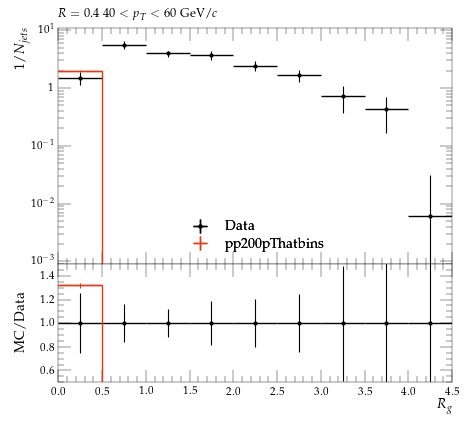

Write Python code to recreate this figure.
#! /usr/bin/env python3

# This Python script was auto-generated using YODA v2.1.0.
# Analysis object: /STAR_2020_I1783875/d13-x01-y01
# Timestamp: 08-10-2025 (02:59:01)

import matplotlib as mpl
import matplotlib.pyplot as plt
mpl.use('Agg') # comment out for interactive use
import os
import numpy as np
from numpy import nan, inf

plotDir = os.path.split(os.path.realpath(__file__))[0]
if 'YODA_USER_PLOT_PATH' in globals():
    plot_outdir = globals()['YODA_USER_PLOT_PATH']
else:
    plot_outdir = plotDir

#plot style
plt.style.use(os.path.join(plotDir, '../default.mplstyle'))
# plot metadata
figW, figH = plt.rcParams['figure.figsize']
ax_xLabel = r'$R_{g}$'
ax_yLabel = r'$1/N_{jets}$'
ax_title  = r'$R=0.4 ~ 40 < p_{T} < 60$ GeV/$c$'
ax_xScale = 'linear'
ax_yScale = 'log'
xLims = (0.0, 4.5)
yLims = (0.0009000000000000001, 11.0)

# TeX-friendly labels for the legend
labels = {
    'legend' : ([ r"Data", r"pp200pThatbins" ], r""),
}

# Adjust canvas width and height
canvasW = 10.0
canvasH = 9.0
figW *= canvasW/10.
figH *= canvasH/9.

# Create figure and axis objects
fig, (ax, ratio0_ax) = plt.subplots(2, 1, sharex=True,
                  figsize=(figW,figH), gridspec_kw={'height_ratios': (6.0, 3.0)})

# Set figure margins
plt.subplots_adjust(
    left   = 1.0 * plt.rcParams['figure.subplot.left'],
    right  = 1.0 * plt.rcParams['figure.subplot.right'],
    top    = 1.0 * plt.rcParams['figure.subplot.top'],
    bottom = 1.0 * plt.rcParams['figure.subplot.bottom'])

ratio0_ax.yaxis.set_major_locator(mpl.ticker.MultipleLocator(0.2))
ratio0_ax.set_ylim(0.5, 1.4999)
ratio0_ax.set_ylabel('MC/Data')

# the numerical data is stored in a separate file
dataf = dict()
prefix = os.path.split(__file__)[0]
if prefix:    prefix = prefix + '/'
exec(open(prefix+'d13-x01-y01__data.py').read(), dataf)


legend_handles = dict() # keep track of handles for the legend

# style options for curves
# starts at zorder>=5 to draw curve on top of legend
styles = {
  'Data': {
    'color' : 'black',
    'linestyle' : '-',
    'linewidth' : 1,
    'marker' : 'o',
    'markersize' : 2,
    'capsize' : 0.0,
    'zorder' : 5,
    'histstyle' : 0,
    'drawstyle' : 'steps-pre',
    'xerrorbars' : 1,
    'yerrorbars' : 1,
    'fillcolor' : None,
    'fillopacity' : 1.0,
    'ratio0_linestyle' : '-',
    'ratio0_linewidth' : 1,
    'ratio0_marker' : 'o',
    'ratio0_markersize' : 2,
    'ratio0_capsize' : 0.0,
    'ratio0_zorder' : 5,
    'ratio0_histstyle' : 0,
    'ratio0_drawstyle' : 'steps-pre',
    'ratio0_xerrorbars' : 1,
    'ratio0_yerrorbars' : 1,
  },
  'pp200pThatbins.yoda': {
    'color' : '#EE3311',
    'linestyle' : '-',
    'linewidth' : 1,
    'marker' : 'none',
    'markersize' : 2,
    'capsize' : 0.0,
    'zorder' : 6,
    'histstyle' : 1,
    'drawstyle' : 'steps-pre',
    'xerrorbars' : 1,
    'yerrorbars' : 1,
    'fillcolor' : None,
    'fillopacity' : 1.0,
    'ratio0_linestyle' : '-',
    'ratio0_linewidth' : 1,
    'ratio0_marker' : 'none',
    'ratio0_markersize' : 2,
    'ratio0_capsize' : 0.0,
    'ratio0_zorder' : 6,
    'ratio0_histstyle' : 1,
    'ratio0_drawstyle' : 'steps-pre',
    'ratio0_xerrorbars' : 1,
    'ratio0_yerrorbars' : 1,
  },
}

# curve from input yoda files in main panel
for label, yvals in dataf['yvals'].items():
    if all(np.isnan(v) for v in dataf['yvals'][label]):
        continue
    tmp = None
    if styles[label]['histstyle']: # draw as histogram
        xpos = dataf['xedges'][label] if styles[label]['drawstyle'] else dataf['xpoints'][label]
        ypos = np.insert(yvals, 0, yvals[0]) if styles[label]['drawstyle'] else yvals
        if styles[label]['fillcolor']: # fill area below curve
            ax.fill_between(xpos, ypos, step='pre',
                            color=styles[label]['fillcolor'],
                            alpha=styles[label]['fillopacity'])
        tmp, = ax.plot(xpos, ypos,
                       color=styles[label]['color'],
                       linestyle=styles[label]['linestyle'],
                       linewidth=styles[label]['linewidth'],
                       drawstyle=styles[label]['drawstyle'], solid_joinstyle='miter',
                       zorder=styles[label]['zorder'], label=label)
    tmp = ax.errorbar(dataf['xpoints'][label], yvals,
                      xerr=np.array(dataf['xerrs'][label])*styles[label]['xerrorbars'],
                      yerr=np.array(dataf['yerrs'][label])*styles[label]['yerrorbars'],
                      fmt=styles[label]['marker'], capsize=styles[label]['capsize'],
                      markersize=styles[label]['markersize'],
                      ecolor=styles[label]['color'],
                      color=styles[label]['color'], zorder=styles[label]['zorder'])
    tmp[-1][0].set_linestyle(styles[label]['linestyle'])
    tmp[-1][0].set_linewidth(styles[label]['linewidth'])
    if label in dataf['add_legend_handle']:  legend_handles[label] = tmp
    for varLabel in dataf['variation_yvals'].keys():
        if varLabel.startswith(label):
            tmp, = ax.plot(dataf['xedges'][label], dataf['variation_yvals'][varLabel],
                           color=styles[label]['color'],
                           linestyle=styles[label]['linestyle'],
                           linewidth=styles[label]['linewidth'],
                           drawstyle='steps-pre', solid_joinstyle='miter',
                           zorder=styles[label]['zorder'], alpha=0.5)


# plots on ratio panel
# curve from input yoda files in ratio panel
for label, yvals in dataf['ratio0_yvals'].items():
    if all(np.isnan(v) for v in yvals):
        continue
    if styles[label]['ratio0_histstyle']: # plot as histogram
        xpos = dataf['xedges']['Data'] if styles[label]['ratio0_drawstyle'] else dataf['xpoints']['Data']
        ypos = np.insert(yvals, 0, yvals[0]) if styles[label]['ratio0_drawstyle'] else yvals
        ratio0_ax.plot(xpos, ypos,
                       color=styles[label]['color'],
                       linewidth=styles[label]['linewidth'],
                       linestyle=styles[label]['ratio0_linestyle'],
                       drawstyle=styles[label]['ratio0_drawstyle'], zorder=styles[label]['zorder'],
                       solid_joinstyle='miter')
    tmp = ratio0_ax.errorbar(dataf['xpoints']['Data'], yvals,
                             xerr=np.array(dataf['ref_xerrs'])*styles[label]['ratio0_xerrorbars'],
                             yerr=np.array(dataf['ratio0_yerrs'][label])*styles[label]['ratio0_yerrorbars'],
                             fmt=styles[label]['ratio0_marker'], capsize=styles[label]['ratio0_capsize'],
                             markersize=styles[label]['ratio0_markersize'],
                             ecolor=styles[label]['color'],
                             color=styles[label]['color'])
    tmp[-1][0].set_linestyle(styles[label]['ratio0_linestyle'])
    tmp[-1][0].set_linewidth(styles[label]['ratio0_linewidth'])

    for varlabel in dataf['ratio0_variation_vals'].keys():
        if varlabel.startswith(label):
            ratio0_ax.plot(dataf['xedges']['Data'],
                            dataf['ratio0_variation_vals'][varlabel],
                            color=styles[label]['color'],
                            linestyle=styles[label]['linestyle'],
                            linewidth=styles[label]['linewidth'],
                            drawstyle='steps-pre', solid_joinstyle='miter',
                            zorder=1, alpha=0.5)

legend_items = list(legend_handles.values())
ax.add_artist(ax.legend(legend_items,
                        labels['legend'][0],
                        title=labels['legend'][1],
                        alignment='left',
                        loc='lower center',
                        bbox_to_anchor=(0.5, 0.0)))

# set plot metadata as defined above
ratio0_ax.set_xlabel(ax_xLabel)
ratio0_ax.xaxis.set_label_coords(1., -0.15)
ax.set_ylabel(ax_yLabel, ha='right', va='top')
ax.yaxis.set_label_coords(-0.11, 1.0)
ax.set_title(ax_title, loc='left')
ax.set_xscale(ax_xScale)
ax.set_yscale(ax_yScale)
ax.set_xlim(xLims)
ax.set_ylim(yLims)

# tick formatting
plt.rcParams['xtick.top'] = True
plt.rcParams['ytick.right'] = True
ax.yaxis.set_major_locator(mpl.ticker.LogLocator(base=10.0, numticks=np.inf))
ax.yaxis.set_minor_locator(mpl.ticker.LogLocator(
                           base=10.0, subs=np.arange(0.1, 1, 0.1), numticks=np.inf))
fig.align_ylabels((ax, ratio0_ax))
plt.savefig(os.path.join(plot_outdir, 'd13-x01-y01.pdf'), format='PDF')
plt.savefig(os.path.join(plot_outdir, 'd13-x01-y01.png'), format='PNG')

plt.close(fig)
